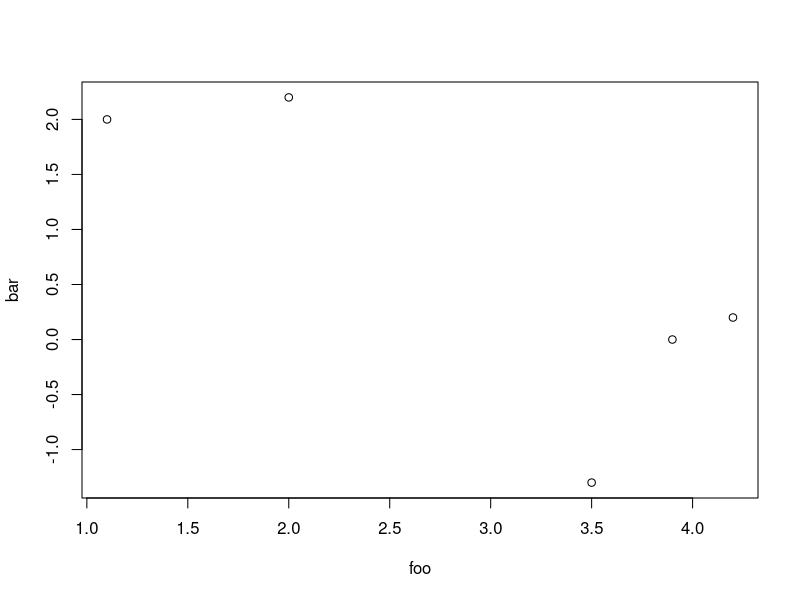
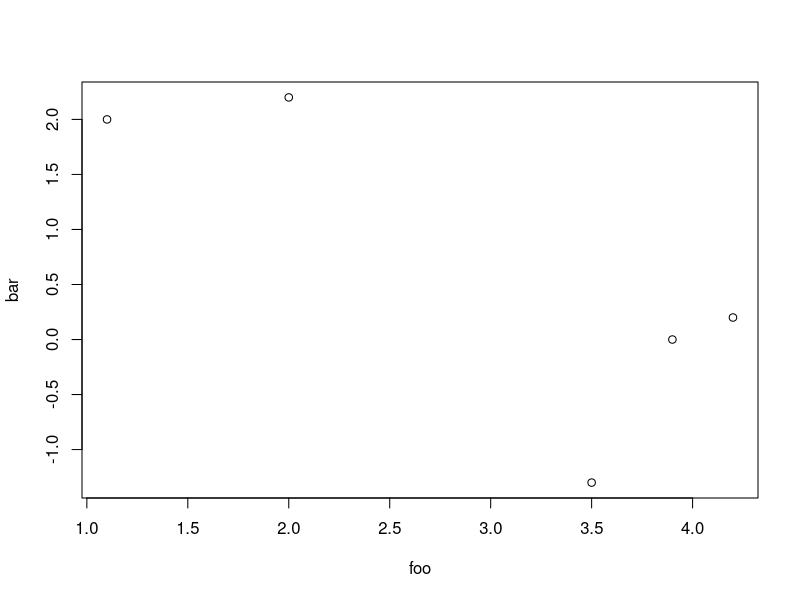
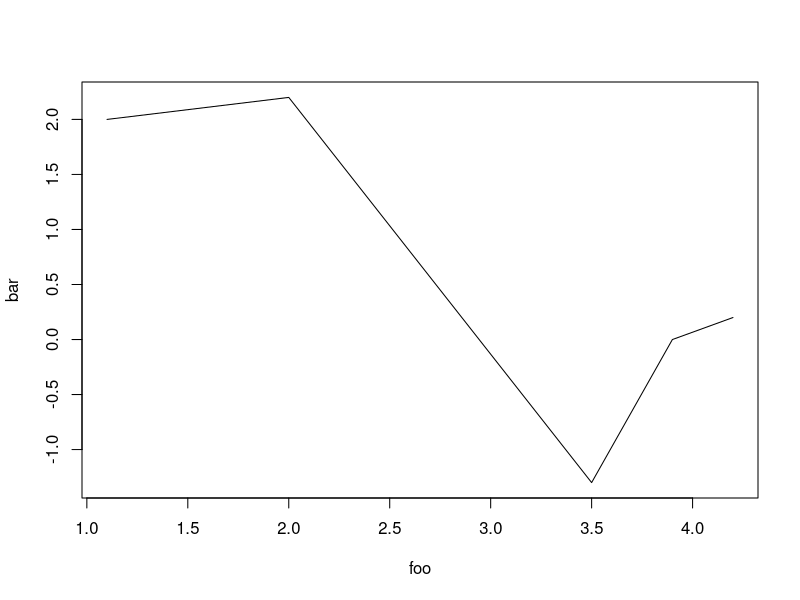
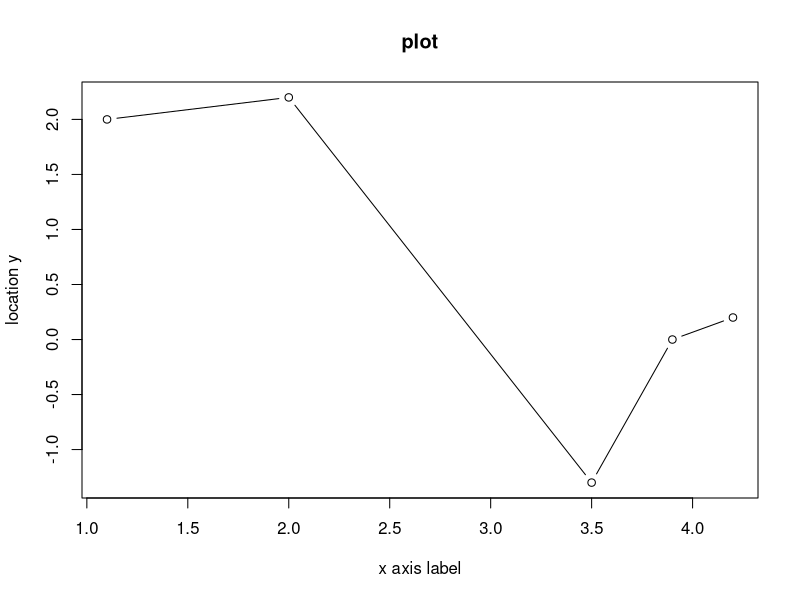
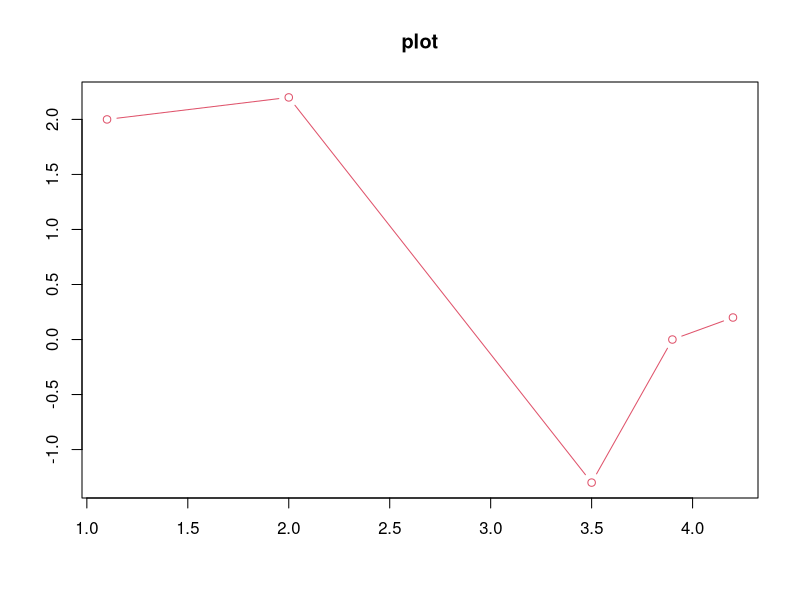
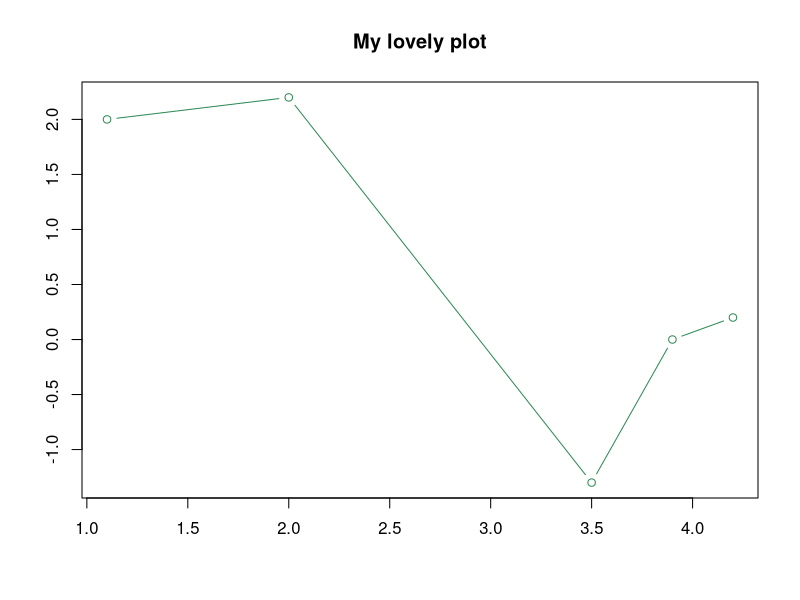
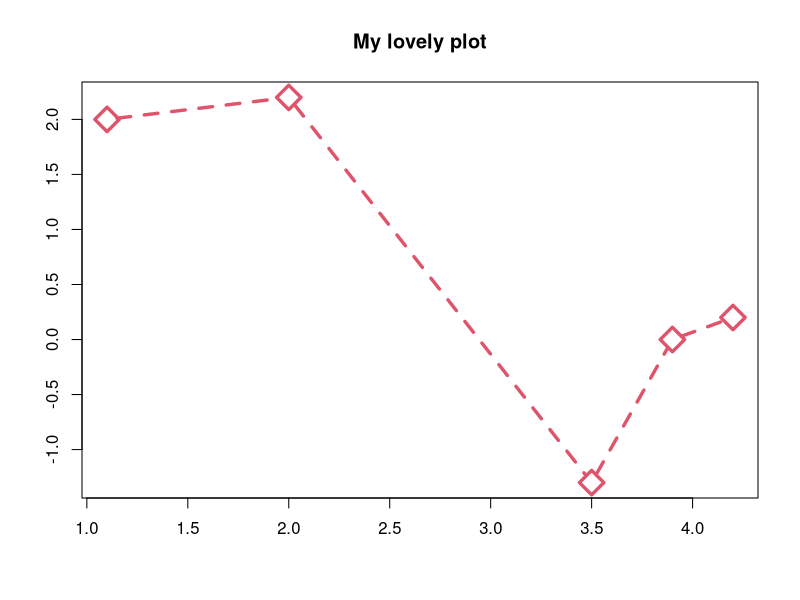
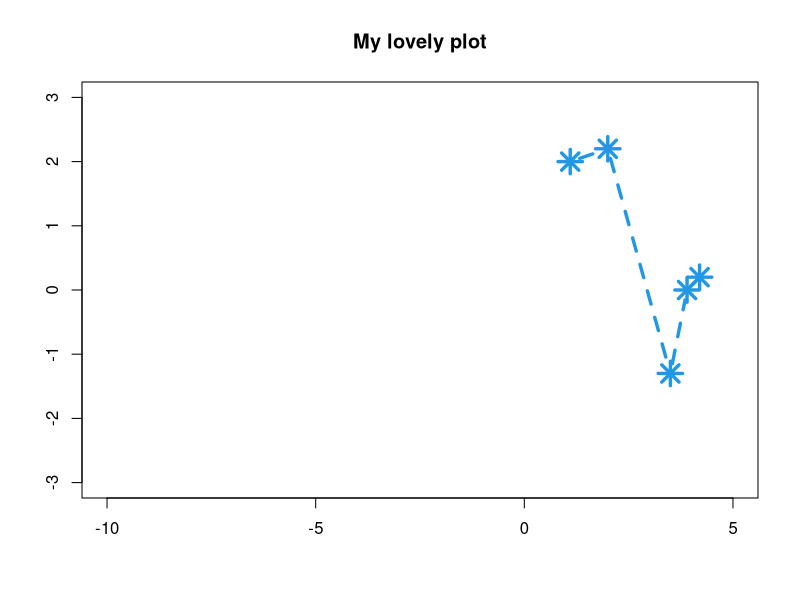

These figures' R source, in order:
foo = c(1.1, 2, 3.5, 3.9, 4.2)
bar = c(2,2.2,-1.3,0,0.2)
plot(foo, bar)


#The x and y locations don’t necessarily need to be specified as separate vectors

baz = cbind(foo,bar)
baz
plot(baz)


plot(foo,bar,type="l")

plot(foo,bar,type ="b",main = "plot" , xlab = "x axis label", ylab = "location y")


#Color

plot(foo, bar, type = "b" , main = "plot", xlab = "", ylab = "", col = 2)

plot(foo,bar,type="b",main="My lovely plot",xlab="",ylab="",col="seagreen4")


#Line and point appearances 

#To alter the appearance of the plotted points you would use pch, and to
#alter the lines you would use "lty"

plot(foo,bar,type="b",main="My lovely plot",xlab="",ylab="",
     col=2,pch=5,lty=2,cex=2.3,lwd=3.3)

# The lty parameter, which affects the type of line drawn, can
#take the values 1 through 6. 

#You can also control the size of plotted points using cex

#thickness of lines using lwd

plot(foo,bar,type="b",main="My lovely plot",xlab="",ylab="",
     col=4,pch=8,lty=2,cex=2.3,lwd=3.3,xlim=c(-10,5),ylim=c(-3,3))

#Both parameters require a numeric vector of length 2, provided as
#c(lower,upper).


#--------------Adding Point,Lines and text to an existing plot--------------------#'


#points Adds points
#lines, abline, segments Adds lines
#text Writes text
#arrows Adds arrows
#legend Adds a legend

x = 1:20
y = c(-1.49,3.37,2.59,-2.78,-3.94,-0.92,6.43,8.51,3.41,-8.23,
      -12.01,-6.58,2.87,14.12,9.63,-4.58,-14.78,-11.67,1.17,15.62)



#Step 1 =  The first step is to create the empty plotting region where you can add
#points and draw lines

plot(x,y,
     type = "n",
    main = "")


#Step 2 : The abline function is a simple way to add straight lines spanning a plot.


#the line can be specified with slope and intercept 
#this code adds two separate horizontal lines, one at y =-5 and the other at y= 5

abline(h =c(-5,5), col = "red", lty = 2, lwd = 2)

#Step 3 : adding shorter vertical lines

#we will use segments not abline, since we don't want the lines to span the entire region
#from x0,y0 to x1,y1

segments(x0 = c(5,15), y0 = c(-5,5),
         x1 = c(5,15), y1 = c(5,5),
         col = 'red',
         lty = 3 ,
         lwd = 2)


#Step 4 : adding points to values of y > 5 

#Just like plot, points takes two vectors of equal lengths
#with x and y values.

points(x[y>5], y[y>5], pch = 4, col = "darkmagenta", cex = 2)



#Step 5: extracting values> = -5

points(x[y<= -5], y[y<=-5], pch = 3, col = "darkgreen", cex =2)

#The sixth step adds the blue “sweet spot” points, which are identified
#with (x>=5&x<=15)&(y>-5&y<5).


points(x[(x>=5&x<=15) & (y>-5&y<5)] , y[(x>=5&x<=15) & (y>-5&y<5)], pch =19, col ="blue")


#Step  7- adding the remaining points
points(x[(x<5|x>15)&(y>-5&y<5)],y[(x<5|x>15)&(y>-5&y<5)])


#Step - 8 draw lines connecting the coordinates in x and y

lines(x,y,lty = 4)

#step 9: add arrow pinting to the sweet spot
#arrows has a from and to parameter

arrows(x0= 8, y0= 14, x1 = 11, y1 = 2.5)

#step 10: add a label on the plot

#default behaviour of text is centered

text(x = 8, y=15, labels="sweet spot")

#step 11 - add legend

legend("bottomleft",
      legend=c("overall process","sweet","standard",
               "too big","too small","sweet y range","sweet x range"),
      pch=c(NA,19,1,4,3,NA,NA),lty=c(4,NA,NA,NA,NA,2,3),
      col=c("black","blue","black","darkmagenta","darkgreen","red","red"),
      lwd=c(1,NA,NA,NA,NA,2,2),pt.cex=c(NA,1,1,2,2,NA,NA))




#-------------------------EXERCISE 7.1---------------------------------#


x = -3:3
y = 7:13
plot(x,y, type = "n", main= "")

abline(h = c(7:3), lty =2)
abline(h = c(13:13) ,lty = 2)

abline(v = c(-3,13), lty = 2)
abline(v = c(3,13), lty = 2)

arrows(x0 = -2.5, y0 = 10,
      x1 = -1 , y1 = 10)
arrows(x0 = 2.5 , y= 10,
       x1 = 1, y1 = 10)

arrows(x0 = -2.7 , y= 7.3,
       x1 = -1, y1 = 9.5)
arrows(x0 = 2.7 , y= 7.3,
       x1 = 1, y1 = 9.5)

arrows(x0 = -2.7 , y= 12.7,
       x1 = -1, y1 = 10.3)
arrows(x0 = 2.7 , y= 12.7,
       x1 = 1, y1 = 10.3)

text(x = 0, y = 10.2,labels = 'SOMETHINNG')
text(x = 0, y = 9.9, labels = 'PROFOUND')






#2)
wt = c(55,85,75,42,93,63,58,75,89,67)
ht = c(161,185,174,154,188,178,170,167,181,178)
sex = c('f','m','m','f','m','m','f','m','m','f')

plot(x = wt, y=ht, 
     col =ifelse(sex == 'f', 'hotpink','blue'), 
     pch = ifelse(sex == 'f', 2,3),
     main = 'Sex-wise height and weight',
     xlab = 'weight',
     ylab = 'height')



#-----------------A quick plot with qplot---------------------#

library("ggplot2")
foo = c(1.1,2,3.5,3.9,4.2)
bar = c(2,2.2,-1.3,0,0.2)
qplot(foo, bar)

plot(foo, bar)


qplot( foo, bar, xlab = "X axis", ylab = 'y axis', main = "Plot")


baz = plot(foo, bar)
#Since nothing is actually stored in the workspace, printing the supposed object baz yields the empty NULL value.
baz

quz = qplot(foo, bar)
quz #This time, when you perform the assignment, no plot is displayed


#-----------------Setting Appearance Constants with Geom--------------------#


qplot(foo, bar, geom = "blank") + geom_point() + geom_line()

#The geom = "blank" argument is used to create a blank canvas without any points or lines initially.
#This adds points to the plot. It overlays points on the existing blank plot created by qplot. The geom_point() function is used to represent data points on the graph.


qplot(foo, bar, geom = "blank")+ geom_point(size =3, shape= 6, color = "blue") + geom_line(color = "red")



myqplot = qplot(foo, bar, geom = 'blank') + geom_line(color = 'red', linetype = 2)
myqplot + geom_point(size =3, shape = 3, color = 'blue')
myqplot + geom_point(size =3, shape = 7, color = 'blue')



#-------------Aesthetic Mapping with geoms---------------$


x = 1:20
y = c(-1.49,3.37,2.59,-2.78,-3.94,-0.92,6.43,8.51,3.41,-8.23,
      -12.01,-6.58,2.87,14.12,9.63,-4.58,-14.78,-11.67,1.17,15.62)


ptype = rep(NA, length(x =x))
ptype[y>=5] = "too big"
ptype[y<=-5] = 'too small'
ptype[(x>=5&x<=15)&(y>-5&y<5)] = 'sweet'
ptype[(x<5|x>15)&(y>-5&y<5)] = 'standard'
ptype = factor(x = ptype)
ptype

qplot(x,y,color =ptype, shape =ptype)



qplot(x,y,color=ptype,shape=ptype) + geom_point(size=4) +
  geom_line(mapping=aes(group=1),color="black",lty=2) +
  geom_hline(mapping=aes(yintercept=c(-5,5)),color="red") +
  geom_segment(mapping=aes(x=5,y=-5,xend=5,yend=5),color="red",lty=3) +
  geom_segment(mapping=aes(x=15,y=-5,xend=15,yend=5),color="red",lty=3)


data = rnorm(10000, 0,1)
y = dnorm(data) 
qplot(data,y, color ='cyan')
















